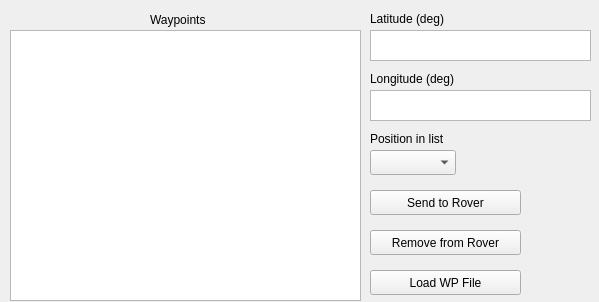
<?xml version="1.0" encoding="UTF-8"?>
<ui version="4.0">
 <class>WpWindow</class>
 <widget class="QWidget" name="WpWindow">
  <property name="geometry">
   <rect>
    <x>0</x>
    <y>0</y>
    <width>599</width>
    <height>302</height>
   </rect>
  </property>
  <property name="windowTitle">
   <string>Handle Waypoints</string>
  </property>
  <widget class="QPushButton" name="pushButton">
   <property name="geometry">
    <rect>
     <x>370</x>
     <y>190</y>
     <width>151</width>
     <height>25</height>
    </rect>
   </property>
   <property name="text">
    <string>Send to Rover</string>
   </property>
  </widget>
  <widget class="QTextEdit" name="textEdit">
   <property name="geometry">
    <rect>
     <x>370</x>
     <y>30</y>
     <width>221</width>
     <height>31</height>
    </rect>
   </property>
  </widget>
  <widget class="QTextEdit" name="textEdit_2">
   <property name="geometry">
    <rect>
     <x>370</x>
     <y>90</y>
     <width>221</width>
     <height>31</height>
    </rect>
   </property>
  </widget>
  <widget class="QListWidget" name="listWidget">
   <property name="geometry">
    <rect>
     <x>10</x>
     <y>30</y>
     <width>351</width>
     <height>271</height>
    </rect>
   </property>
  </widget>
  <widget class="QLabel" name="label">
   <property name="geometry">
    <rect>
     <x>150</x>
     <y>10</y>
     <width>81</width>
     <height>20</height>
    </rect>
   </property>
   <property name="text">
    <string>Waypoints</string>
   </property>
  </widget>
  <widget class="QLabel" name="label_2">
   <property name="geometry">
    <rect>
     <x>370</x>
     <y>10</y>
     <width>111</width>
     <height>17</height>
    </rect>
   </property>
   <property name="text">
    <string>Latitude (deg)</string>
   </property>
  </widget>
  <widget class="QLabel" name="label_3">
   <property name="geometry">
    <rect>
     <x>370</x>
     <y>70</y>
     <width>111</width>
     <height>17</height>
    </rect>
   </property>
   <property name="text">
    <string>Longitude (deg)</string>
   </property>
  </widget>
  <widget class="QLabel" name="label_5">
   <property name="geometry">
    <rect>
     <x>370</x>
     <y>130</y>
     <width>111</width>
     <height>17</height>
    </rect>
   </property>
   <property name="text">
    <string>Position in list</string>
   </property>
  </widget>
  <widget class="QComboBox" name="comboBox">
   <property name="geometry">
    <rect>
     <x>370</x>
     <y>150</y>
     <width>86</width>
     <height>25</height>
    </rect>
   </property>
  </widget>
  <widget class="QPushButton" name="pushButton_2">
   <property name="geometry">
    <rect>
     <x>370</x>
     <y>230</y>
     <width>151</width>
     <height>25</height>
    </rect>
   </property>
   <property name="text">
    <string>Remove from Rover</string>
   </property>
  </widget>
  <widget class="QPushButton" name="pushButton_3">
   <property name="geometry">
    <rect>
     <x>370</x>
     <y>270</y>
     <width>151</width>
     <height>25</height>
    </rect>
   </property>
   <property name="text">
    <string>Load WP File</string>
   </property>
  </widget>
 </widget>
 <layoutdefault spacing="6" margin="11"/>
 <resources/>
 <connections/>
</ui>
